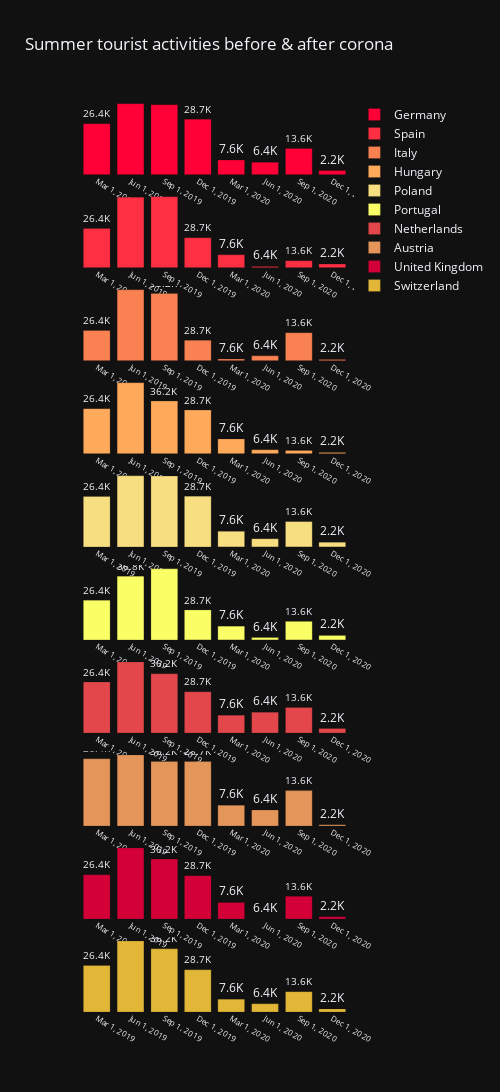

Notebook code cell kept with this figure:
### Code cell
colors=['#FF0037','#FF2F43','#FA8151','#FFAA5A','#F7DE81','#F9FF65','#E3474B','#E3955A','#D30038','#E2B738']
fig = make_subplots(rows=10, cols=1,vertical_spacing=0.02,print_grid=True)
for i in range(len(countries)):
    fig.add_trace(
        go.Bar(x=data.Dates[::3],y=data[countries[i]][::3],
               marker_color = colors[i],
               name=countries[i],
               marker_line_width=0.2
              ),
        row=i+1, col=1)
   
fig.update_traces(texttemplate=values, textposition='outside')

    
fig.update_layout(height=3000, width=500,
                    title_text="Summer tourist activities before & after corona",
                    template="plotly_dark",
                 )          
   
fig.update_xaxes(tickvals=dates,tickfont_size=8)
fig.update_yaxes(visible=False) 
fig.show()

### Figure 1 — Plotly figure (JSON) as saved in the notebook; plotly's stock layout.template omitted (floating-point values rounded to 4 significant figures)
{"data": [{"marker": {"color": "#FF0037", "line": {"width": 0.2}}, "name": "Germany", "textposition": "outside", "texttemplate": ["26.4K", "36.8K", "36.2K", "28.7K", "7.6K", "6.4K", "13.6K", "2.2K", "41.5K", "74.6K", "75.1K", "31.7K", "13.7K", "1.5K", "7.5K", "3.9K", "35.3K", "82.9K", "78.7K", "24.0K", "2.1K", "5.8K", "32.8K", "1.6K", "4.5K", "7.1K", "5.3K", "4.4K", "1.5K", "0.4K", "0.3K", "0.1K", "5.2K", "7.3K", "7.2K", "5.2K", "1.6K", "0.8K", "2.6K", "0.5K", "10.3K", "16.6K", "18.5K", "7.8K", "3.6K", "0.6K", "4.8K", "1.2K", "14.7K", "20.4K", "17.0K", "11.8K", "5.0K", "6.0K", "7.3K", "1.3K", "24.7K", "26.1K", "23.8K", "23.7K", "7.6K", "5.9K", "13.0K", "0.4K", "19.7K", "31.7K", "26.8K", "19.3K", "7.4K", "0.0K", "10.1K", "1.0K", "8.5K", "12.9K", "11.5K", "7.7K", "2.3K", "1.5K", "3.7K", "0.6K"], "type": "bar", "x": ["2019-03", "2019-06", "2019-09", "2019-12", "2020-03", "2020-06", "2020-09", "2020-12"], "xaxis": "x", "y": [2639722, 3675559, 3622664, 2873681, 759520, 643994, 1361427, 216669], "yaxis": "y"}, {"marker": {"color": "#FF2F43", "line": {"width": 0.2}}, "name": "Spain", "textposition": "outside", "texttemplate": ["26.4K", "36.8K", "36.2K", "28.7K", "7.6K", "6.4K", "13.6K", "2.2K", "41.5K", "74.6K", "75.1K", "31.7K", "13.7K", "1.5K", "7.5K", "3.9K", "35.3K", "82.9K", "78.7K", "24.0K", "2.1K", "5.8K", "32.8K", "1.6K", "4.5K", "7.1K", "5.3K", "4.4K", "1.5K", "0.4K", "0.3K", "0.1K", "5.2K", "7.3K", "7.2K", "5.2K", "1.6K", "0.8K", "2.6K", "0.5K", "10.3K", "16.6K", "18.5K", "7.8K", "3.6K", "0.6K", "4.8K", "1.2K", "14.7K", "20.4K", "17.0K", "11.8K", "5.0K", "6.0K", "7.3K", "1.3K", "24.7K", "26.1K", "23.8K", "23.7K", "7.6K", "5.9K", "13.0K", "0.4K", "19.7K", "31.7K", "26.8K", "19.3K", "7.4K", "0.0K", "10.1K", "1.0K", "8.5K", "12.9K", "11.5K", "7.7K", "2.3K", "1.5K", "3.7K", "0.6K"], "type": "bar", "x": ["2019-03", "2019-06", "2019-09", "2019-12", "2020-03", "2020-06", "2020-09", "2020-12"], "xaxis": "x2", "y": [4153103, 7462270, 7513357, 3171816, 1372070, 145261, 745415, 391134], "yaxis": "y2"}, {"marker": {"color": "#FA8151", "line": {"width": 0.2}}, "name": "Italy", "textposition": "outside", "texttemplate": ["26.4K", "36.8K", "36.2K", "28.7K", "7.6K", "6.4K", "13.6K", "2.2K", "41.5K", "74.6K", "75.1K", "31.7K", "13.7K", "1.5K", "7.5K", "3.9K", "35.3K", "82.9K", "78.7K", "24.0K", "2.1K", "5.8K", "32.8K", "1.6K", "4.5K", "7.1K", "5.3K", "4.4K", "1.5K", "0.4K", "0.3K", "0.1K", "5.2K", "7.3K", "7.2K", "5.2K", "1.6K", "0.8K", "2.6K", "0.5K", "10.3K", "16.6K", "18.5K", "7.8K", "3.6K", "0.6K", "4.8K", "1.2K", "14.7K", "20.4K", "17.0K", "11.8K", "5.0K", "6.0K", "7.3K", "1.3K", "24.7K", "26.1K", "23.8K", "23.7K", "7.6K", "5.9K", "13.0K", "0.4K", "19.7K", "31.7K", "26.8K", "19.3K", "7.4K", "0.0K", "10.1K", "1.0K", "8.5K", "12.9K", "11.5K", "7.7K", "2.3K", "1.5K", "3.7K", "0.6K"], "type": "bar", "x": ["2019-03", "2019-06", "2019-09", "2019-12", "2020-03", "2020-06", "2020-09", "2020-12"], "xaxis": "x3", "y": [3530542, 8288881, 7865931, 2397524, 206042, 579332, 3277653, 155502], "yaxis": "y3"}, {"marker": {"color": "#FFAA5A", "line": {"width": 0.2}}, "name": "Hungary", "textposition": "outside", "texttemplate": ["26.4K", "36.8K", "36.2K", "28.7K", "7.6K", "6.4K", "13.6K", "2.2K", "41.5K", "74.6K", "75.1K", "31.7K", "13.7K", "1.5K", "7.5K", "3.9K", "35.3K", "82.9K", "78.7K", "24.0K", "2.1K", "5.8K", "32.8K", "1.6K", "4.5K", "7.1K", "5.3K", "4.4K", "1.5K", "0.4K", "0.3K", "0.1K", "5.2K", "7.3K", "7.2K", "5.2K", "1.6K", "0.8K", "2.6K", "0.5K", "10.3K", "16.6K", "18.5K", "7.8K", "3.6K", "0.6K", "4.8K", "1.2K", "14.7K", "20.4K", "17.0K", "11.8K", "5.0K", "6.0K", "7.3K", "1.3K", "24.7K", "26.1K", "23.8K", "23.7K", "7.6K", "5.9K", "13.0K", "0.4K", "19.7K", "31.7K", "26.8K", "19.3K", "7.4K", "0.0K", "10.1K", "1.0K", "8.5K", "12.9K", "11.5K", "7.7K", "2.3K", "1.5K", "3.7K", "0.6K"], "type": "bar", "x": ["2019-03", "2019-06", "2019-09", "2019-12", "2020-03", "2020-06", "2020-09", "2020-12"], "xaxis": "x4", "y": [454498, 714426, 530533, 440099, 149600.0, 40715, 34755, 14358], "yaxis": "y4"}, {"marker": {"color": "#F7DE81", "line": {"width": 0.2}}, "name": "Poland", "textposition": "outside", "texttemplate": ["26.4K", "36.8K", "36.2K", "28.7K", "7.6K", "6.4K", "13.6K", "2.2K", "41.5K", "74.6K", "75.1K", "31.7K", "13.7K", "1.5K", "7.5K", "3.9K", "35.3K", "82.9K", "78.7K", "24.0K", "2.1K", "5.8K", "32.8K", "1.6K", "4.5K", "7.1K", "5.3K", "4.4K", "1.5K", "0.4K", "0.3K", "0.1K", "5.2K", "7.3K", "7.2K", "5.2K", "1.6K", "0.8K", "2.6K", "0.5K", "10.3K", "16.6K", "18.5K", "7.8K", "3.6K", "0.6K", "4.8K", "1.2K", "14.7K", "20.4K", "17.0K", "11.8K", "5.0K", "6.0K", "7.3K", "1.3K", "24.7K", "26.1K", "23.8K", "23.7K", "7.6K", "5.9K", "13.0K", "0.4K", "19.7K", "31.7K", "26.8K", "19.3K", "7.4K", "0.0K", "10.1K", "1.0K", "8.5K", "12.9K", "11.5K", "7.7K", "2.3K", "1.5K", "3.7K", "0.6K"], "type": "bar", "x": ["2019-03", "2019-06", "2019-09", "2019-12", "2020-03", "2020-06", "2020-09", "2020-12"], "xaxis": "x5", "y": [515881, 725767, 723657, 517820, 159241, 82713, 258282, 47134], "yaxis": "y5"}, {"marker": {"color": "#F9FF65", "line": {"width": 0.2}}, "name": "Portugal", "textposition": "outside", "texttemplate": ["26.4K", "36.8K", "36.2K", "28.7K", "7.6K", "6.4K", "13.6K", "2.2K", "41.5K", "74.6K", "75.1K", "31.7K", "13.7K", "1.5K", "7.5K", "3.9K", "35.3K", "82.9K", "78.7K", "24.0K", "2.1K", "5.8K", "32.8K", "1.6K", "4.5K", "7.1K", "5.3K", "4.4K", "1.5K", "0.4K", "0.3K", "0.1K", "5.2K", "7.3K", "7.2K", "5.2K", "1.6K", "0.8K", "2.6K", "0.5K", "10.3K", "16.6K", "18.5K", "7.8K", "3.6K", "0.6K", "4.8K", "1.2K", "14.7K", "20.4K", "17.0K", "11.8K", "5.0K", "6.0K", "7.3K", "1.3K", "24.7K", "26.1K", "23.8K", "23.7K", "7.6K", "5.9K", "13.0K", "0.4K", "19.7K", "31.7K", "26.8K", "19.3K", "7.4K", "0.0K", "10.1K", "1.0K", "8.5K", "12.9K", "11.5K", "7.7K", "2.3K", "1.5K", "3.7K", "0.6K"], "type": "bar", "x": ["2019-03", "2019-06", "2019-09", "2019-12", "2020-03", "2020-06", "2020-09", "2020-12"], "xaxis": "x6", "y": [1033178, 1655886, 1846817, 778782, 356247, 62415, 481847, 115090], "yaxis": "y6"}, {"marker": {"color": "#E3474B", "line": {"width": 0.2}}, "name": "Netherlands", "textposition": "outside", "texttemplate": ["26.4K", "36.8K", "36.2K", "28.7K", "7.6K", "6.4K", "13.6K", "2.2K", "41.5K", "74.6K", "75.1K", "31.7K", "13.7K", "1.5K", "7.5K", "3.9K", "35.3K", "82.9K", "78.7K", "24.0K", "2.1K", "5.8K", "32.8K", "1.6K", "4.5K", "7.1K", "5.3K", "4.4K", "1.5K", "0.4K", "0.3K", "0.1K", "5.2K", "7.3K", "7.2K", "5.2K", "1.6K", "0.8K", "2.6K", "0.5K", "10.3K", "16.6K", "18.5K", "7.8K", "3.6K", "0.6K", "4.8K", "1.2K", "14.7K", "20.4K", "17.0K", "11.8K", "5.0K", "6.0K", "7.3K", "1.3K", "24.7K", "26.1K", "23.8K", "23.7K", "7.6K", "5.9K", "13.0K", "0.4K", "19.7K", "31.7K", "26.8K", "19.3K", "7.4K", "0.0K", "10.1K", "1.0K", "8.5K", "12.9K", "11.5K", "7.7K", "2.3K", "1.5K", "3.7K", "0.6K"], "type": "bar", "x": ["2019-03", "2019-06", "2019-09", "2019-12", "2020-03", "2020-06", "2020-09", "2020-12"], "xaxis": "x7", "y": [1465139, 2042461, 1699752, 1184868, 504592, 595754, 731421, 126188], "yaxis": "y7"}, {"marker": {"color": "#E3955A", "line": {"width": 0.2}}, "name": "Austria", "textposition": "outside", "texttemplate": ["26.4K", "36.8K", "36.2K", "28.7K", "7.6K", "6.4K", "13.6K", "2.2K", "41.5K", "74.6K", "75.1K", "31.7K", "13.7K", "1.5K", "7.5K", "3.9K", "35.3K", "82.9K", "78.7K", "24.0K", "2.1K", "5.8K", "32.8K", "1.6K", "4.5K", "7.1K", "5.3K", "4.4K", "1.5K", "0.4K", "0.3K", "0.1K", "5.2K", "7.3K", "7.2K", "5.2K", "1.6K", "0.8K", "2.6K", "0.5K", "10.3K", "16.6K", "18.5K", "7.8K", "3.6K", "0.6K", "4.8K", "1.2K", "14.7K", "20.4K", "17.0K", "11.8K", "5.0K", "6.0K", "7.3K", "1.3K", "24.7K", "26.1K", "23.8K", "23.7K", "7.6K", "5.9K", "13.0K", "0.4K", "19.7K", "31.7K", "26.8K", "19.3K", "7.4K", "0.0K", "10.1K", "1.0K", "8.5K", "12.9K", "11.5K", "7.7K", "2.3K", "1.5K", "3.7K", "0.6K"], "type": "bar", "x": ["2019-03", "2019-06", "2019-09", "2019-12", "2020-03", "2020-06", "2020-09", "2020-12"], "xaxis": "x8", "y": [2473166, 2614849, 2375960, 2370755, 759437, 587329, 1300479, 40392], "yaxis": "y8"}, {"marker": {"color": "#D30038", "line": {"width": 0.2}}, "name": "United Kingdom", "textposition": "outside", "texttemplate": ["26.4K", "36.8K", "36.2K", "28.7K", "7.6K", "6.4K", "13.6K", "2.2K", "41.5K", "74.6K", "75.1K", "31.7K", "13.7K", "1.5K", "7.5K", "3.9K", "35.3K", "82.9K", "78.7K", "24.0K", "2.1K", "5.8K", "32.8K", "1.6K", "4.5K", "7.1K", "5.3K", "4.4K", "1.5K", "0.4K", "0.3K", "0.1K", "5.2K", "7.3K", "7.2K", "5.2K", "1.6K", "0.8K", "2.6K", "0.5K", "10.3K", "16.6K", "18.5K", "7.8K", "3.6K", "0.6K", "4.8K", "1.2K", "14.7K", "20.4K", "17.0K", "11.8K", "5.0K", "6.0K", "7.3K", "1.3K", "24.7K", "26.1K", "23.8K", "23.7K", "7.6K", "5.9K", "13.0K", "0.4K", "19.7K", "31.7K", "26.8K", "19.3K", "7.4K", "0.0K", "10.1K", "1.0K", "8.5K", "12.9K", "11.5K", "7.7K", "2.3K", "1.5K", "3.7K", "0.6K"], "type": "bar", "x": ["2019-03", "2019-06", "2019-09", "2019-12", "2020-03", "2020-06", "2020-09", "2020-12"], "xaxis": "x9", "y": [1974874, 3174257, 2675700, 1931486, 736702, 0, 1011000.0, 102800.0], "yaxis": "y9"}, {"marker": {"color": "#E2B738", "line": {"width": 0.2}}, "name": "Switzerland", "textposition": "outside", "texttemplate": ["26.4K", "36.8K", "36.2K", "28.7K", "7.6K", "6.4K", "13.6K", "2.2K", "41.5K", "74.6K", "75.1K", "31.7K", "13.7K", "1.5K", "7.5K", "3.9K", "35.3K", "82.9K", "78.7K", "24.0K", "2.1K", "5.8K", "32.8K", "1.6K", "4.5K", "7.1K", "5.3K", "4.4K", "1.5K", "0.4K", "0.3K", "0.1K", "5.2K", "7.3K", "7.2K", "5.2K", "1.6K", "0.8K", "2.6K", "0.5K", "10.3K", "16.6K", "18.5K", "7.8K", "3.6K", "0.6K", "4.8K", "1.2K", "14.7K", "20.4K", "17.0K", "11.8K", "5.0K", "6.0K", "7.3K", "1.3K", "24.7K", "26.1K", "23.8K", "23.7K", "7.6K", "5.9K", "13.0K", "0.4K", "19.7K", "31.7K", "26.8K", "19.3K", "7.4K", "0.0K", "10.1K", "1.0K", "8.5K", "12.9K", "11.5K", "7.7K", "2.3K", "1.5K", "3.7K", "0.6K"], "type": "bar", "x": ["2019-03", "2019-06", "2019-09", "2019-12", "2020-03", "2020-06", "2020-09", "2020-12"], "xaxis": "x10", "y": [845890, 1292842, 1150932, 767912, 233265, 149615, 370060, 56640.0], "yaxis": "y10"}], "layout": {"height": 3000, "title": {"text": "Summer tourist activities before & after corona"}, "width": 500, "xaxis": {"anchor": "y", "domain": [0, 1], "tickfont": {"size": 8}, "tickvals": ["2019-03", "2019-06", "2019-09", "2019-12", "2020-03", "2020-06", "2020-09", "2020-12"]}, "xaxis10": {"anchor": "y10", "domain": [0, 1], "tickfont": {"size": 8}, "tickvals": ["2019-03", "2019-06", "2019-09", "2019-12", "2020-03", "2020-06", "2020-09", "2020-12"]}, "xaxis2": {"anchor": "y2", "domain": [0, 1], "tickfont": {"size": 8}, "tickvals": ["2019-03", "2019-06", "2019-09", "2019-12", "2020-03", "2020-06", "2020-09", "2020-12"]}, "xaxis3": {"anchor": "y3", "domain": [0, 1], "tickfont": {"size": 8}, "tickvals": ["2019-03", "2019-06", "2019-09", "2019-12", "2020-03", "2020-06", "2020-09", "2020-12"]}, "xaxis4": {"anchor": "y4", "domain": [0, 1], "tickfont": {"size": 8}, "tickvals": ["2019-03", "2019-06", "2019-09", "2019-12", "2020-03", "2020-06", "2020-09", "2020-12"]}, "xaxis5": {"anchor": "y5", "domain": [0, 1], "tickfont": {"size": 8}, "tickvals": ["2019-03", "2019-06", "2019-09", "2019-12", "2020-03", "2020-06", "2020-09", "2020-12"]}, "xaxis6": {"anchor": "y6", "domain": [0, 1], "tickfont": {"size": 8}, "tickvals": ["2019-03", "2019-06", "2019-09", "2019-12", "2020-03", "2020-06", "2020-09", "2020-12"]}, "xaxis7": {"anchor": "y7", "domain": [0, 1], "tickfont": {"size": 8}, "tickvals": ["2019-03", "2019-06", "2019-09", "2019-12", "2020-03", "2020-06", "2020-09", "2020-12"]}, "xaxis8": {"anchor": "y8", "domain": [0, 1], "tickfont": {"size": 8}, "tickvals": ["2019-03", "2019-06", "2019-09", "2019-12", "2020-03", "2020-06", "2020-09", "2020-12"]}, "xaxis9": {"anchor": "y9", "domain": [0, 1], "tickfont": {"size": 8}, "tickvals": ["2019-03", "2019-06", "2019-09", "2019-12", "2020-03", "2020-06", "2020-09", "2020-12"]}, "yaxis": {"anchor": "x", "domain": [0.918, 1.0], "visible": false}, "yaxis10": {"anchor": "x10", "domain": [0, 0.082], "visible": false}, "yaxis2": {"anchor": "x2", "domain": [0.816, 0.898], "visible": false}, "yaxis3": {"anchor": "x3", "domain": [0.714, 0.796], "visible": false}, "yaxis4": {"anchor": "x4", "domain": [0.612, 0.694], "visible": false}, "yaxis5": {"anchor": "x5", "domain": [0.51, 0.592], "visible": false}, "yaxis6": {"anchor": "x6", "domain": [0.408, 0.49], "visible": false}, "yaxis7": {"anchor": "x7", "domain": [0.306, 0.388], "visible": false}, "yaxis8": {"anchor": "x8", "domain": [0.204, 0.286], "visible": false}, "yaxis9": {"anchor": "x9", "domain": [0.102, 0.184], "visible": false}}}
